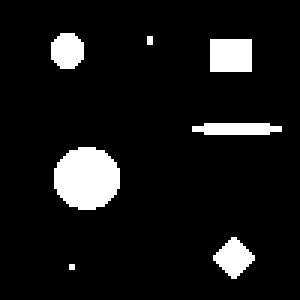
#> input picture trabalho3/componentes.tiff, 100 x 100 px (shown 3 times larger)
$ jupyter execute --allow-errors transformada_distancia.ipynb   (text cells are left out)
#> lines starting #> are read from the running program, lines starting #| are printed output that depends on the picture; after the words box and inside, x2 and y2 are one past the last pixel; in counts of white or black regions, pixels touching at a corner belong together; pictures that were not available may be replaced by others from this repository, and a replacement may not be noted
[cell 1]
import matplotlib.pyplot as plt
import numpy as np

[cell 2]
def imshow_with_grid(img):
    '''Plota imagem junto com uma grade para facilitar a visualização dos pixels'''
    plt.figure(figsize=(10,10))
    plt.imshow(img, 'gray')
    plt.xticks(np.arange(-0.5, img.shape[1]+0.5))
    plt.yticks(np.arange(-0.5, img.shape[0]+0.5))
    plt.grid()
    plt.show()

[cell 3]
img = plt.imread('componentes.tiff')
#> img: shape (100, 100); 8.5% white; 7 white regions (2 under 20 px), largest, box (x1, y1, x2, y2) and area: (18, 49, 40, 70) 366, (70, 13, 84, 24) 154, (71, 79, 85, 93) 112, (17, 11, 28, 23) 108, (64, 41, 94, 45) 104
img2 = plt.imread('blob.tiff')
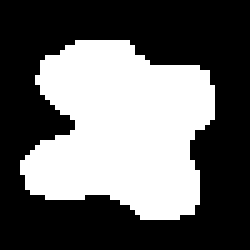
#> input picture trabalho3/blob.tiff, 50 x 50 px (shown 5 times larger)
#> img2: shape (50, 50); 40% white; 1 white region, box (x1, y1, x2, y2) and area: (4, 8, 43, 44) 999
img3 = plt.imread('shape.tiff')
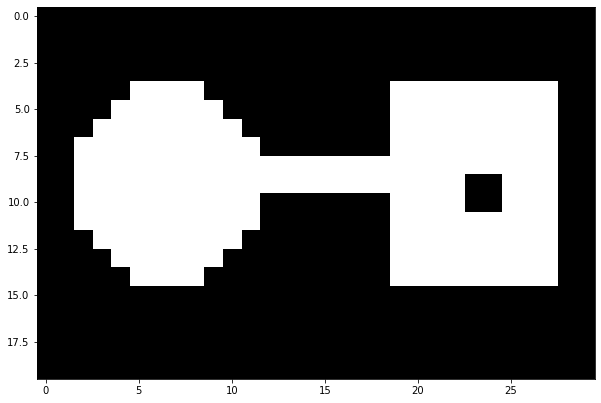
#> input picture trabalho3/shape.png, 601 x 403 px, given in place of shape.tiff, which was not available
#> img3 is the input picture: shape (403, 601, 4) float32; mean R, G, B, A 0.414, 0.414, 0.414, 0.862
# A imagem está no intervalo [0, 255], o comando abaixo é utilizado
# para transformar a imagem para o tipo bool [False, True]
img = img>0
img2 = img2>0
img3 = img3>0

[cell 4]
plt.figure(figsize=(10,10))
plt.imshow(img, 'gray')
plt.show()

[cell 5]
plt.figure(figsize=(10,10))
plt.imshow(img2, 'gray')
plt.show()

[cell 6]
plt.figure(figsize=(10,10))
plt.imshow(img3, 'gray')
plt.show()

[cell 7]
def dilation(img, elem_est, origin):
    '''Dilatação de uma imagem binária img utilizando o elemento
       estruturante elem_est. A origem do elemento estruturante
       é indicada pelo ponto origin'''
#> called with elem_est = array of shape (3, 3), origin = (1, 1)

    num_rows, num_cols = img.shape
#> num_rows = 100; num_cols = 100
    num_rows_ee, num_cols_ee = elem_est.shape

    # Armazena as coordenadas do elemento estruturante. As coordenadas
    # são refletidas, de acordo com a definição de dilatação
    set_ee = []
    for row in range(num_rows_ee):
        for col in range(num_cols_ee):
            if elem_est[row, col]==1:
                set_ee.append((origin[0]-row, origin[1]-col))

    img_res = np.zeros_like(img)
    for row in range(num_rows):
        for col in range(num_cols):
            z = (row, col)
            has_intersect = intersects(img, set_ee, z)
            if has_intersect:
                img_res[row, col] = 1
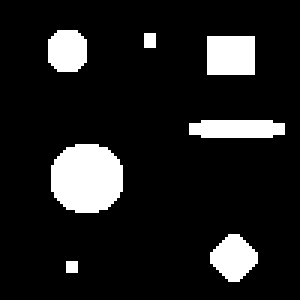
#> img_res: shape (100, 100) bool (shown 3 times larger); 12.1% white; 7 white regions (1 under 20 px), largest, box (x1, y1, x2, y2) and area: (17, 48, 41, 71) 456, (69, 12, 85, 25) 208, (63, 40, 95, 46) 176, (70, 78, 86, 94) 172, (16, 10, 29, 24) 158, (48, 11, 52, 16) 20

    return img_res

def intersects(img, set_ee, z):
    '''Verifica se algum ponto do conjunto set_ee, transladado
       de uma quantia z, mapeia para um pixel branco na imagem img'''

    for point in set_ee:
        # Translada o ponto
        trans_point = (point[0]+z[0], point[1]+z[1])
        # Verifica ponto somente se ele estiver dentro da imagem
        if trans_point[0]>=0 and trans_point[0]<img.shape[0] and \
           trans_point[1]>=0 and trans_point[1]<img.shape[1]:

            if img[trans_point]==1:
                return True
    return False

[cell 8]
elem_est = np.array([[1, 1, 1],
                     [1, 1, 1],
                     [1, 1, 1]])

img_res = dilation(img, elem_est, origin=(1, 1))
img2_res = dilation(img2, elem_est, origin=(1, 1))
#> call 2 of dilation, with elem_est = array of shape (3, 3), origin = (1, 1)
#> after the loop in dilation (call 2), `for row in range(num_rows):`:
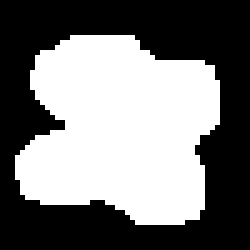
#> img_res: shape (50, 50) bool (shown 5 times larger); 47% white; 1 white region, box (x1, y1, x2, y2) and area: (3, 7, 44, 45) 1175
#> (the rest of this cell did not finish here and is left out)


[cell 9]
img_borda_ext = img_res ^ img
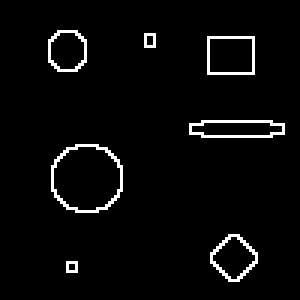
#> img_borda_ext: shape (100, 100) bool (shown 3 times larger); 3.5% white in thin lines or dots, all inside (x1, y1, x2, y2) = (16, 10, 95, 94)
img2_borda_ext = img2_res ^ img2
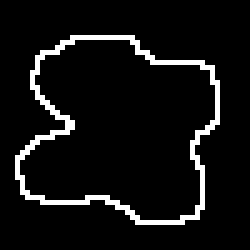
#> img2_borda_ext: shape (50, 50) bool (shown 5 times larger); 7% white in thin lines or dots, all inside (x1, y1, x2, y2) = (3, 7, 44, 45)
#> (the rest of this cell did not finish here and is left out)

[cell 10]
plt.figure(figsize=(10,10))
plt.imshow(img_borda_ext, 'gray')
plt.show()

[cell 11]
plt.figure(figsize=(10,10))
plt.imshow(img2_borda_ext, 'gray')
plt.show()

[cell 12]
plt.figure(figsize=(10,10))
#> (the rest of this cell did not finish here and is left out)

[cell 13]
def calc_dist(x, y, img_borda, dist_type):
    n_rows, n_cols = img_borda.shape
    dists = []
    for row in range(n_rows):
        for col in range(n_cols):
            if img_borda[row][col]:
                if dist_type == 'euclidiana':
                    dists.append(( (x-row)**2 + (y-col)**2 )**0.5)
                elif dist_type == 'city':
                    dists.append(( abs(x-row) + abs(y-col)))

    return dists

def distancia(img, img_borda_ext, dist_type):
#> called with dist_type = 'euclidiana'
    n_rows, n_cols = img.shape
#> n_rows = 100; n_cols = 100
    img_dist = [[0.0 for j in range(len(img[0]))] for i in range(len(img))]
#> img_dist = 100 items

    for row in range(n_rows):
        for col in range(n_cols):
            img_dist[row][col] = min(calc_dist(row, col, img_borda_ext, dist_type))

    return img_dist

[cell 14]
img_euclidiana = distancia(img, img_borda_ext, 'euclidiana')
img2_euclidiana = distancia(img2, img2_borda_ext, 'euclidiana')
